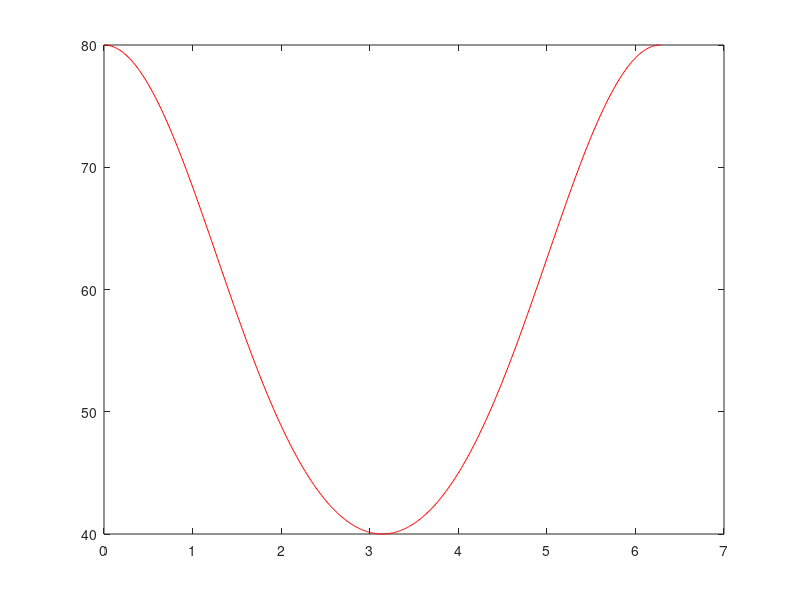

This chart was generated by the following MATLAB code:
start=0;
End=2*pi;
fs=100;
r2 = 20
r3 = 60
t =linspace(start,End,(End-start)*fs);
O = t
x4 = r2*cos(O) + sqrt( r3^2  - r2^2*sin(O).^2 );
plot(O,x4,'r');

